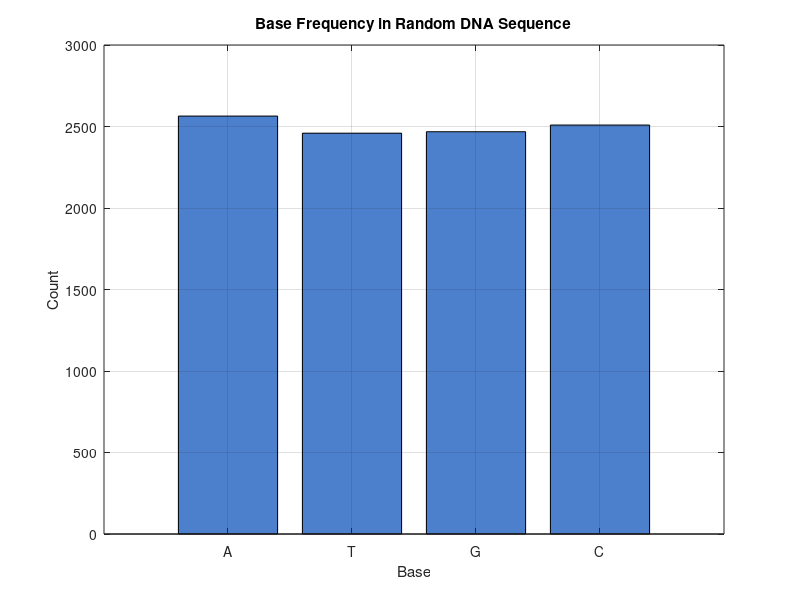
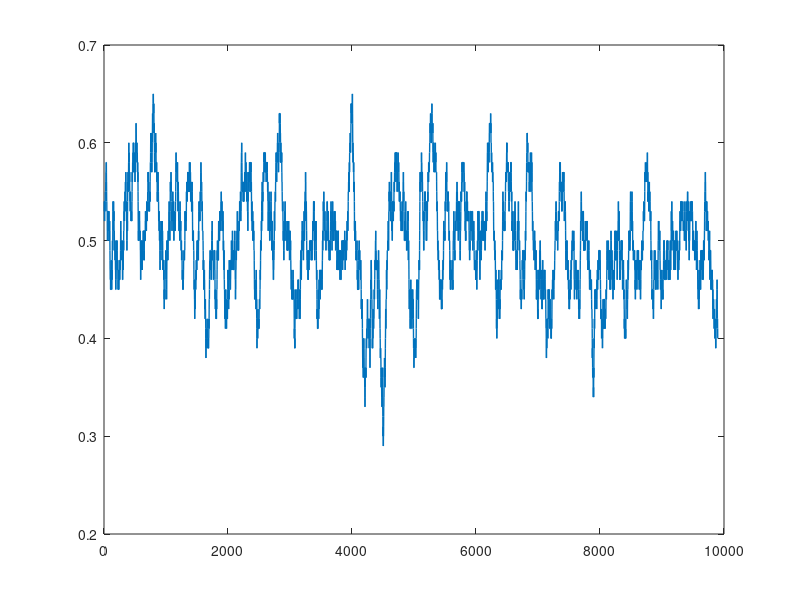

These figures' MATLAB source, in order: (Note: this script raises an error after producing the figures.)
% Exercise 1: Random DNA sequence generation and base frequency
rng(1);
bases = 'ATGC';
seq_len = 10000;
idx = randi(4, 1, seq_len);
dna = bases(idx);

counts = zeros(1, 4);
for i = 1:4
    counts(i) = sum(dna == bases(i));
end

figure;
bar(counts, 'FaceColor', [0.3 0.5 0.8]);
set(gca, 'XTickLabel', {'A', 'T', 'G', 'C'});
xlabel('Base');
ylabel('Count');
title('Base Frequency in Random DNA Sequence');
grid on;

fprintf('A: %d (%.2f%%)\n', counts(1), counts(1)/seq_len*100);
fprintf('T: %d (%.2f%%)\n', counts(2), counts(2)/seq_len*100);
fprintf('G: %d (%.2f%%)\n', counts(3), counts(3)/seq_len*100);
fprintf('C: %d (%.2f%%)\n', counts(4), counts(4)/seq_len*100);






% Exercise 2: GC content in sliding windows
window_size = 100;
n_windows = seq_len - window_size + 1;
gc_content = zeros(1, n_windows);

is_gc = (dna == 'G') | (dna == 'C');

for i = 1:n_windows
    window = is_gc(i:i+window_size-1);
    gc_content(i) = sum(window) / window_size;
end

figure;
plot(gc_content, 'LineWidth', 1);
yline(0.5, 'r--', 'LineWidth', 1.5, 'Label', 'Expected (50%)');
xlabel('Position (window start)');
ylabel('GC Content');
title('GC Content Along the Sequence (100-base sliding window)');
grid on;






% Exercise 3: Motif search
motif = 'ATAT';
motif_len = length(motif);
count = 0;

for i = 1:(seq_len - motif_len + 1)
    if strcmp(dna(i:i+motif_len-1), motif)
        count = count + 1;
    end
end

expected = seq_len * (0.25)^motif_len;

fprintf('Motif "%s" found %d times\n', motif, count);
fprintf('Expected count for random DNA: %.2f\n', expected);
fprintf('Ratio (observed/expected): %.2f\n', count/expected);







% Exercise 4: Match percentage -- random vs mutated
rng(2);
n = 1000;
idx1 = randi(4, 1, n);
idx2 = randi(4, 1, n);
seq1 = bases(idx1);
seq2 = bases(idx2);

match_random = sum(seq1 == seq2) / n * 100;
fprintf('Match %% between two random sequences: %.2f%%\n', match_random);

% Simulate evolution: mutate seq1
mutation_rates = [0.001, 0.01, 0.05, 0.1, 0.2, 0.5];
match_percentages = zeros(size(mutation_rates));

for k = 1:length(mutation_rates)
    mut_rate = mutation_rates(k);
    mutated = seq1;
    for i = 1:n
        if rand() < mut_rate
            other_bases = bases(bases ~= seq1(i));
            mutated(i) = other_bases(randi(3));
        end
    end
    match_percentages(k) = sum(seq1 == mutated) / n * 100;
end

figure;
plot(mutation_rates*100, match_percentages, 'o-', 'LineWidth', 2, 'MarkerSize', 8);
xlabel('Mutation Rate (%)');
ylabel('Match Percentage (%)');
title('Mutation Rate vs Sequence Match Percentage');
grid on;

fprintf('\nMutation rate vs Match %%:\n');
for k = 1:length(mutation_rates)
    fprintf('  %.1f%% mutations -> %.2f%% match\n', mutation_rates(k)*100, match_percentages(k));
end







% Exercise 5: Markov chain DNA generator
% Using a sample "real" sequence as a stand-in for downloaded genomic data
% (replace this with fastaread('yourfile.fasta') if you have real data)
real_seq = ['ATGCGATCGTAGCTAGCTAGGGCATCGATCGATCGTAGCTAGCATCGATCGTAGCATGCATCG' ...
    'GATCGATCGGGGCATCGATCGCGCGCGATCGTAGCTAGCTAGCATGCATCGATCGGGGCATC' ...
    'GATCGATCGTAGCATGCATCGGGGCATCGATCGATCGTAGCTAGCATGCATCGATCGGGGCA'];

bases = 'ATGC';
n_bases = 4;
transition_counts = zeros(n_bases, n_bases);

for i = 1:length(real_seq)-1
    curr = strfind(bases, real_seq(i));
    next = strfind(bases, real_seq(i+1));
    transition_counts(curr, next) = transition_counts(curr, next) + 1;
end

transition_matrix = transition_counts ./ sum(transition_counts, 2);

disp('Transition matrix P(next base | current base):');
disp(array2table(transition_matrix, 'VariableNames', {'A','T','G','C'}, ...
    'RowNames', {'A','T','G','C'}));

% Generate artificial DNA using the transition matrix
n_generate = 1000;
markov_seq = zeros(1, n_generate);
markov_seq(1) = randi(4);  % random start

for i = 2:n_generate
    probs = transition_matrix(markov_seq(i-1), :);
    markov_seq(i) = find(rand() <= cumsum(probs), 1);
end

markov_dna = bases(markov_seq);

% Compare GC content: pure random vs Markov-generated vs real
gc_real = sum(real_seq == 'G' | real_seq == 'C') / length(real_seq) * 100;
gc_markov = sum(markov_dna == 'G' | markov_dna == 'C') / length(markov_dna) * 100;
gc_random = sum(dna == 'G' | dna == 'C') / length(dna) * 100;

fprintf('\nGC content comparison:\n');
fprintf('Real sequence:      %.2f%%\n', gc_real);
fprintf('Markov-generated:   %.2f%%\n', gc_markov);
fprintf('Pure random:        %.2f%%\n', gc_random);











% Exercise 6: Phylogenetic distance from a common ancestor
rng(3);
ancestor_len = 500;
ancestor = bases(randi(4, 1, ancestor_len));

% Create 4 "species" by mutating the ancestor at different rates
% (simulating different amounts of evolutionary time / divergence)
mutation_rates = [0.02, 0.05, 0.08, 0.15];
species_names = {'SpeciesA', 'SpeciesB', 'SpeciesC', 'SpeciesD'};
species_seqs = cell(1, 4);

for s = 1:4
    seq = ancestor;
    for i = 1:ancestor_len
        if rand() < mutation_rates(s)
            other_bases = bases(bases ~= ancestor(i));
            seq(i) = other_bases(randi(3));
        end
    end
    species_seqs{s} = seq;
end

% Compute pairwise distance matrix (% different bases)
n_species = 4;
dist_matrix = zeros(n_species, n_species);

for i = 1:n_species
    for j = 1:n_species
        diffs = sum(species_seqs{i} ~= species_seqs{j});
        dist_matrix(i, j) = diffs / ancestor_len * 100;
    end
end

disp('Pairwise distance matrix (% different bases):');
disp(array2table(dist_matrix, 'VariableNames', species_names, 'RowNames', species_names));

figure;
imagesc(dist_matrix);
colorbar;
colormap('hot');
set(gca, 'XTick', 1:4, 'XTickLabel', species_names, 'YTick', 1:4, 'YTickLabel', species_names);
title('Phylogenetic Distance Matrix');

% Find most closely related pair (excluding diagonal)
dist_matrix_nodiag = dist_matrix + diag(inf(1, n_species));
[min_val, min_idx] = min(dist_matrix_nodiag(:));
[row, col] = ind2sub(size(dist_matrix_nodiag), min_idx);
fprintf('\nMost closely related: %s and %s (%.2f%% different)\n', ...
    species_names{row}, species_names{col}, min_val);
